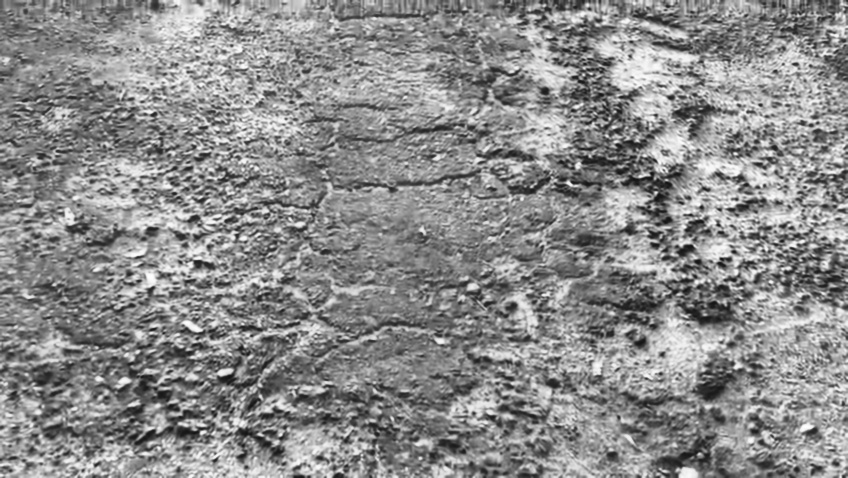
#> input picture evaluation/enhanced_frames/AlligatorCracking_frame_4.jpg, 848 x 478 px; its folder holds only this picture in this run
$ jupyter execute TableA.ipynb   (older library calls are emulated)
#> lines starting #> are read from the running program, lines starting #| are printed output that depends on the picture; after the words box and inside, x2 and y2 are one past the last pixel; in counts of white or black regions, pixels touching at a corner belong together; long printed decimals are rounded
[cell 1]
import cv2
import numpy as np
import os
import pandas as pd

input_folder = "enhanced_frames"

os.makedirs("output_combined", exist_ok=True)
os.makedirs("predicted_masks", exist_ok=True)
os.makedirs("pseudo_gt_masks", exist_ok=True)
os.makedirs("class_masks", exist_ok=True)

def compute_metrics(pred, gt):

    pred = (pred > 0).astype(np.uint8)
    gt = (gt > 0).astype(np.uint8)

    TP = np.sum((pred == 1) & (gt == 1))
    FP = np.sum((pred == 1) & (gt == 0))
    FN = np.sum((pred == 0) & (gt == 1))
    TN = np.sum((pred == 0) & (gt == 0))

    acc = (TP + TN) / (TP + TN + FP + FN + 1e-6)
    prec = TP / (TP + FP + 1e-6)
    rec = TP / (TP + FN + 1e-6)
    f1 = 2 * prec * rec / (prec + rec + 1e-6)
    iou = TP / (TP + FP + FN + 1e-6)

    return acc, prec, rec, f1, iou

def road_roi(gray):

    h, w = gray.shape

    mask = np.zeros((h, w), dtype=np.uint8)

    # road area (lower 60%)
    mask[int(h*0.35):h, :] = 255

    return mask


def detect_pothole(gray):
    blur = cv2.GaussianBlur(gray, (5,5), 0)
    edges = cv2.Canny(blur, 60, 150)

    kernel = np.ones((7,7), np.uint8)
    return cv2.morphologyEx(edges, cv2.MORPH_CLOSE, kernel, 1)

def detect_alligator(gray):
    blur = cv2.GaussianBlur(gray, (5,5), 0)
    sobelx = cv2.Sobel(blur, cv2.CV_64F, 1, 0, ksize=3)
    sobely = cv2.Sobel(blur, cv2.CV_64F, 0, 1, ksize=3)

    mag = cv2.magnitude(sobelx, sobely)
    mag = np.uint8(np.clip(mag, 0, 255))

    _, th = cv2.threshold(mag, 50, 255, cv2.THRESH_BINARY)

    kernel = np.ones((5,5), np.uint8)
    return cv2.morphologyEx(th, cv2.MORPH_CLOSE, kernel, 1)

def detect_edge_crack(gray):
    blur = cv2.GaussianBlur(gray, (3,3), 0)
    edges = cv2.Canny(blur, 80, 200)
    return edges

def detect_crossing(gray):
    blur = cv2.GaussianBlur(gray, (5,5), 0)
    th = cv2.adaptiveThreshold(
        blur, 255,
        cv2.ADAPTIVE_THRESH_MEAN_C,
        cv2.THRESH_BINARY_INV,
        21, 7
    )
    return th

def build_pseudo_gt(gray):

    roi = road_roi(gray)
    blur = cv2.GaussianBlur(gray, (7,7), 0)

    th = cv2.adaptiveThreshold(
        blur, 255,
        cv2.ADAPTIVE_THRESH_GAUSSIAN_C,
        cv2.THRESH_BINARY_INV,
        25, 6
    )

    th = cv2.bitwise_and(th, th, mask=roi)

    kernel = np.ones((5,5), np.uint8)
    th = cv2.morphologyEx(th, cv2.MORPH_OPEN, kernel, 1)

    return th


results = []

files = sorted(os.listdir(input_folder))

for file in files:

    if not file.lower().endswith(('.png','.jpg','.jpeg')):
        continue

    frame = cv2.imread(os.path.join(input_folder, file))
#> frame is the input picture: shape (478, 848, 3); min 16, max 255, mean 140
    if frame is None:
        continue

    frame = cv2.resize(frame, (640, 480))
#> frame: shape (480, 640, 3)
    gray = cv2.cvtColor(frame, cv2.COLOR_BGR2GRAY)

    name = os.path.splitext(file)[0]

    roi = road_roi(gray)
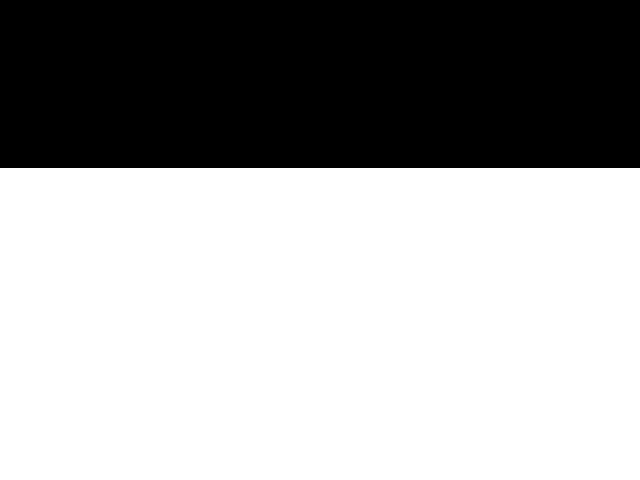
#> roi: shape (480, 640); 65% white; 1 black region, box (x1, y1, x2, y2) and area: (0, 0, 640, 168) 107520

    pothole = cv2.bitwise_and(detect_pothole(gray), roi)
#> in detect_pothole, `edges = cv2.Canny(blur, 60, 150)`: edges: shape (480, 640); 26.4% white in thin lines or dots
#> in detect_pothole, `return cv2.morphologyEx(edges, cv2.MORPH_CLOSE, kernel, 1)`: returned value: shape (480, 640); 90.6% white; 221 black regions, largest, box (x1, y1, x2, y2) and area: (249, 189, 332, 228) 1290, (481, 328, 521, 363) 935, (282, 279, 317, 323) 908
#> pothole: shape (480, 640); 59.1% white; 133 black regions, largest, box (x1, y1, x2, y2) and area: (0, 0, 640, 185) 108720, (249, 189, 332, 228) 1290, (481, 328, 521, 363) 935
    alligator = cv2.bitwise_and(detect_alligator(gray), roi)
#> in detect_alligator, `sobelx = cv2.Sobel(blur, cv2.CV_64F, 1, 0, ksize=3)`:
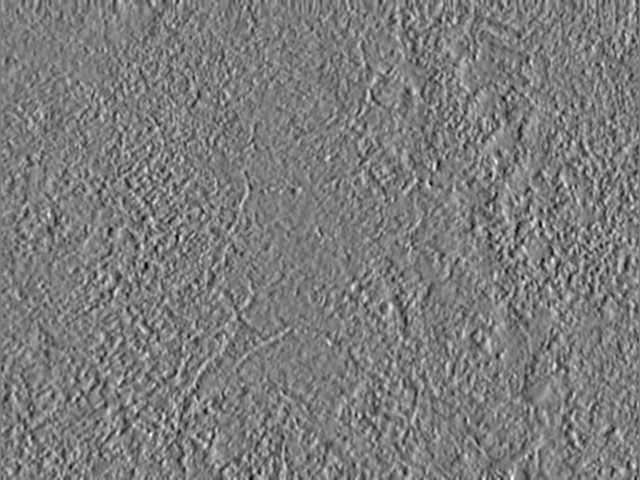
#> sobelx: shape (480, 640) float64; min -403, max 422, mean 0.1; drawn with min black and max white
#> in detect_alligator, `sobely = cv2.Sobel(blur, cv2.CV_64F, 0, 1, ksize=3)`:
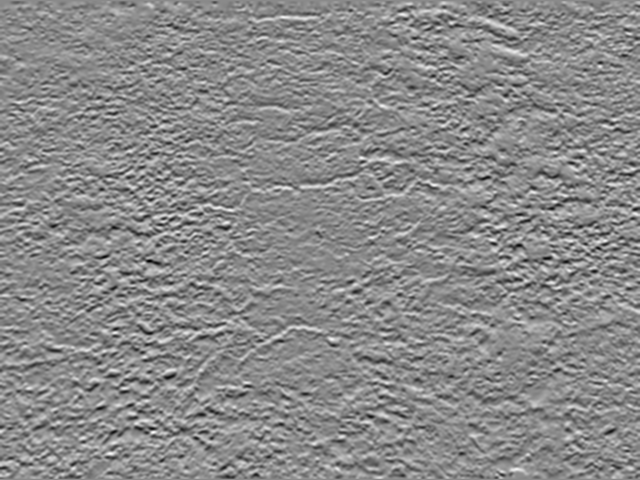
#> sobely: shape (480, 640) float64; min -469, max 397, mean 0.2; drawn with min black and max white
#> in detect_alligator, `mag = np.uint8(np.clip(mag, 0, 255))`:
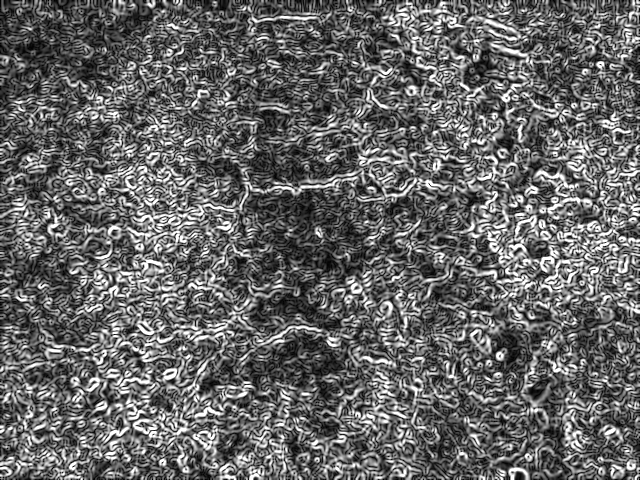
#> mag: shape (480, 640); min 0, max 255, mean 101.9
#> in detect_alligator, `_, th = cv2.threshold(mag, 50, 255, cv2.THRESH_BINARY)`: th: shape (480, 640); 78.1% white; black in thin lines or dots
#> in detect_alligator, `return cv2.morphologyEx(th, cv2.MORPH_CLOSE, kernel, 1)`: returned value: shape (480, 640); 98.2% white; 109 black regions (3 under 20 px), largest, box (x1, y1, x2, y2) and area: (312, 358, 341, 376) 270, (16, 40, 44, 54) 257, (82, 60, 97, 82) 188
#> alligator: shape (480, 640); 63.9% white; 60 black regions (1 under 20 px), largest, box (x1, y1, x2, y2) and area: (0, 0, 640, 175) 107623, (312, 358, 341, 376) 270, (322, 253, 337, 270) 171
    edge = cv2.bitwise_and(detect_edge_crack(gray), roi)
#> in detect_edge_crack, `edges = cv2.Canny(blur, 80, 200)`: edges: shape (480, 640); 28% white in thin lines or dots
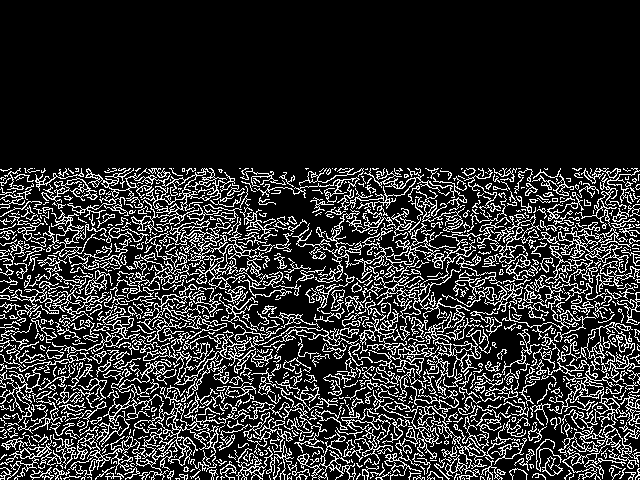
#> edge: shape (480, 640); 18% white in thin lines or dots, all inside (x1, y1, x2, y2) = (0, 168, 640, 480)
    crossing = cv2.bitwise_and(detect_crossing(gray), roi)
#> in detect_crossing, `th = cv2.adaptiveThreshold( blur, 255, cv2.ADAPTIVE_THRESH_MEAN_C, cv2..`: th: shape (480, 640); 39.6% white; 1049 white regions (493 under 20 px), largest, box (x1, y1, x2, y2) and area: (31, 336, 195, 475) 5959, (281, 252, 447, 377) 4220, (181, 317, 335, 431) 2566

    pred_mask = cv2.bitwise_or(pothole, alligator)
#> pred_mask: shape (480, 640); 64.1% white; 52 black regions (2 under 20 px), largest, box (x1, y1, x2, y2) and area: (0, 0, 640, 175) 107623, (312, 358, 341, 376) 270, (299, 204, 314, 216) 143
    pred_mask = cv2.bitwise_or(pred_mask, edge)
    pred_mask = cv2.bitwise_or(pred_mask, crossing)
#> pred_mask: shape (480, 640); 64.4% white; 56 black regions (21 under 20 px), largest, box (x1, y1, x2, y2) and area: (0, 0, 640, 175) 107607, (314, 360, 341, 376) 231, (507, 350, 520, 363) 131

    gt_mask = build_pseudo_gt(gray)
#> in build_pseudo_gt, `blur = cv2.GaussianBlur(gray, (7,7), 0)`:
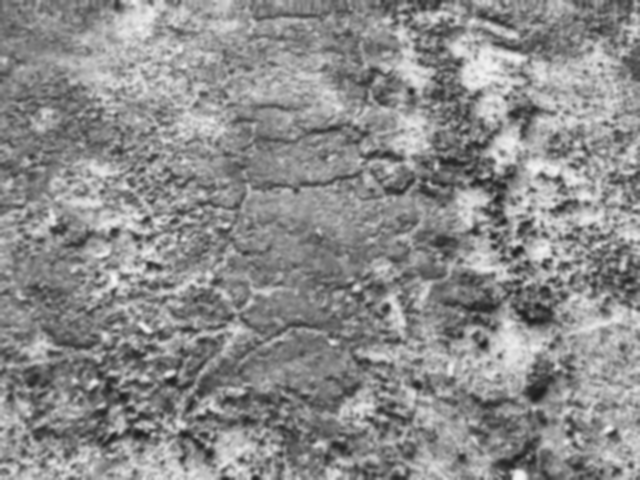
#> blur: shape (480, 640); min 28, max 248, mean 139.9
#> in build_pseudo_gt, `th = cv2.adaptiveThreshold( blur, 255, cv2.ADAPTIVE_THRESH_GAUSSIAN_C,..`: th: shape (480, 640); 37.1% white; 1153 white regions (405 under 20 px), largest, box (x1, y1, x2, y2) and area: (31, 353, 131, 447) 2454, (406, 17, 470, 124) 2162, (181, 341, 268, 431) 1664
#> in build_pseudo_gt, `th = cv2.bitwise_and(th, th, mask=roi)`: th: shape (480, 640); 24.6% white; 719 white regions (256 under 20 px), largest, box (x1, y1, x2, y2) and area: (31, 353, 131, 447) 2454, (181, 341, 268, 431) 1664, (302, 262, 388, 332) 1592
#> in build_pseudo_gt, `th = cv2.morphologyEx(th, cv2.MORPH_OPEN, kernel, 1)`:
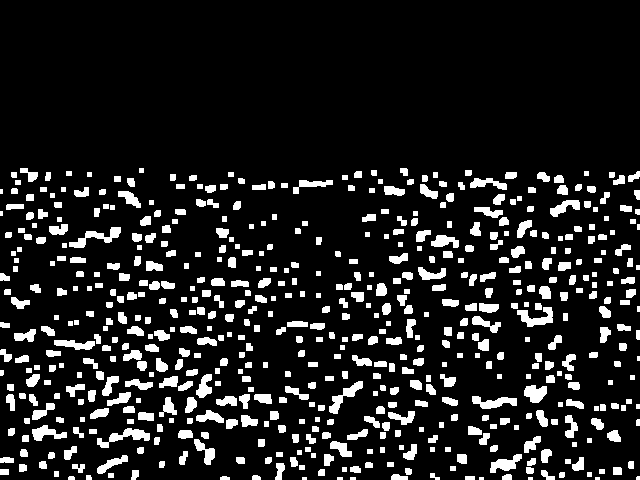
#> th: shape (480, 640); 12.4% white; 585 white regions (12 under 20 px), largest, box (x1, y1, x2, y2) and area: (97, 428, 150, 448) 408, (69, 227, 121, 248) 396, (517, 307, 553, 327) 366

    cv2.imwrite(f"predicted_masks/{name}.png", pred_mask)
    cv2.imwrite(f"pseudo_gt_masks/{name}.png", gt_mask)

    cv2.imwrite(f"class_masks/{name}_pothole.png", pothole)
    cv2.imwrite(f"class_masks/{name}_alligator.png", alligator)
    cv2.imwrite(f"class_masks/{name}_edge.png", edge)
    cv2.imwrite(f"class_masks/{name}_crossing.png", crossing)

    overlay = frame.copy()
    overlay[pothole > 0] = [0, 0, 255]      # red
    overlay[alligator > 0] = [0, 255, 0]    # green
    overlay[edge > 0] = [255, 0, 0]         # blue
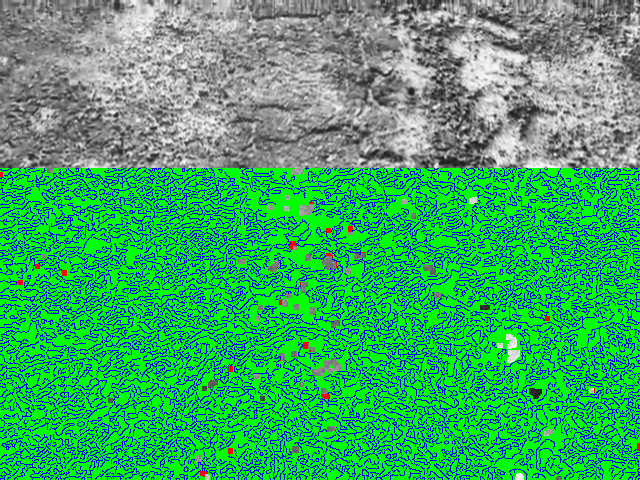
#> overlay: shape (480, 640, 3); mean B, G, R 98.3, 169.5, 52.7
    overlay[crossing > 0] = [0, 255, 255]   # yellow
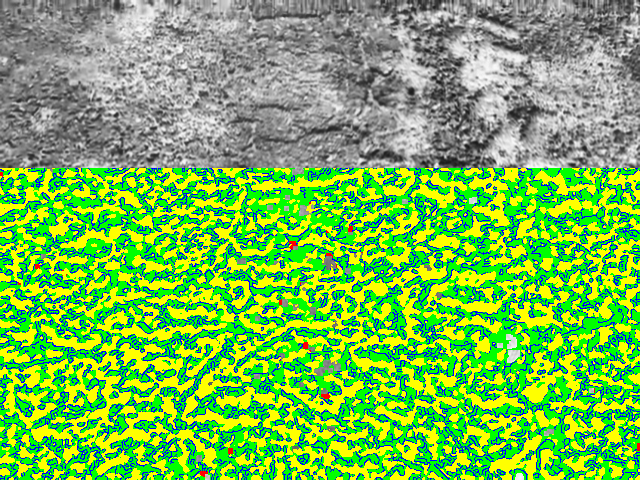
#> overlay: shape (480, 640, 3); mean B, G, R 80.3, 187.8, 119.2

    combined = np.hstack((
        cv2.cvtColor(gray, cv2.COLOR_GRAY2BGR),
        cv2.cvtColor(pred_mask, cv2.COLOR_GRAY2BGR),
        overlay
    ))
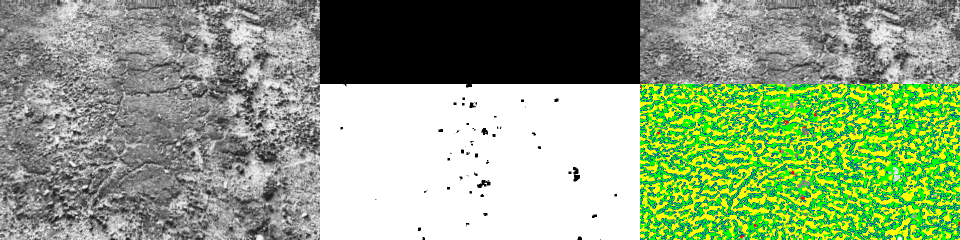
#> combined: shape (480, 1920, 3) (shown at 1/2 size); mean B, G, R 128.1, 163.9, 141.1

    cv2.imwrite(f"output_combined/{name}.png", combined)

    acc, prec, rec, f1, iou = compute_metrics(pred_mask, gt_mask)
#> in compute_metrics, `TP = np.sum((pred == 1) & (gt == 1))`: TP = 38086
#> in compute_metrics, `FP = np.sum((pred == 1) & (gt == 0))`: FP = 159700
#> in compute_metrics, `FN = np.sum((pred == 0) & (gt == 1))`: FN = 1
#> in compute_metrics, `TN = np.sum((pred == 0) & (gt == 0))`: TN = 109413
#> in compute_metrics, `acc = (TP + TN) / (TP + TN + FP + FN + 1e-6)`: acc = 0.48
#> in compute_metrics, `prec = TP / (TP + FP + 1e-6)`: prec = 0.193
#> in compute_metrics, `rec = TP / (TP + FN + 1e-6)`: rec = 1
#> in compute_metrics, `f1 = 2 * prec * rec / (prec + rec + 1e-6)`: f1 = 0.323
#> in compute_metrics, `iou = TP / (TP + FP + FN + 1e-6)`: iou = 0.193
#> acc = 0.48; prec = 0.193; rec = 1; f1 = 0.323; iou = 0.193

    if "Pothole" in file:
        category = "Pothole"
    elif "Alligator" in file:
        category = "Alligator"
    elif "Edge" in file:
        category = "Edge Crack"
    else:
        category = "Crossing"

    results.append([category, acc, prec, rec, f1, iou])

df = pd.DataFrame(results, columns=[
    "Category", "Accuracy", "Precision", "Recall", "F1-score", "IoU"
])
#> df = table of 1 rows and 6 columns

table_a = df.groupby("Category").mean().reset_index()
#> table_a = table of 1 rows and 6 columns

print("\n================ TABLE A ================\n")
print(table_a)
#|     Category  Accuracy  Precision    Recall  F1-score       IoU
#| 0  Alligator   0.4801   0.1926  1  0.3229  0.1926

table_a.to_csv("Table_A.csv", index=False)

print("\n Saved: Table_A.csv")

$ run again, on evaluation/enhanced_frames/EdgeCracking4_frame_154.jpg
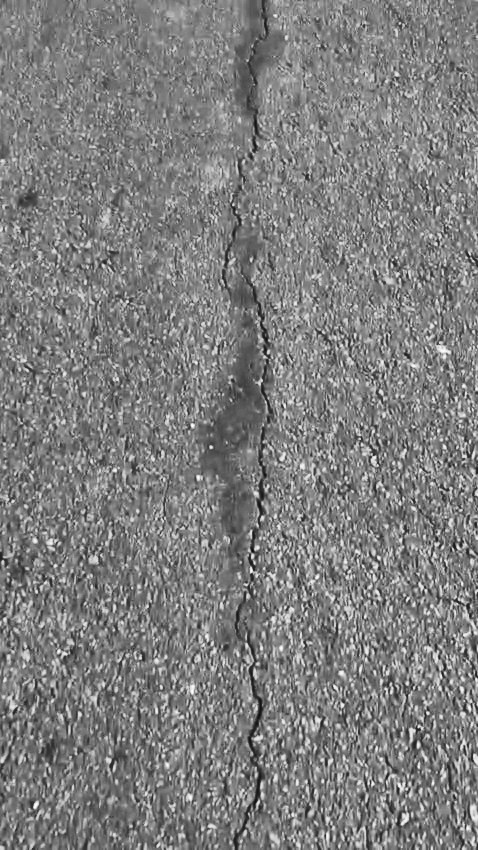
#> input picture evaluation/enhanced_frames/EdgeCracking4_frame_154.jpg, 478 x 850 px
#> frame is the input picture: shape (850, 478, 3); min 6, max 255, mean 126.8
#> frame: shape (480, 640, 3)
#> roi: shape (480, 640); 65% white; 1 black region, box (x1, y1, x2, y2) and area: (0, 0, 640, 168) 107520
#> in detect_pothole, `edges = cv2.Canny(blur, 60, 150)`:
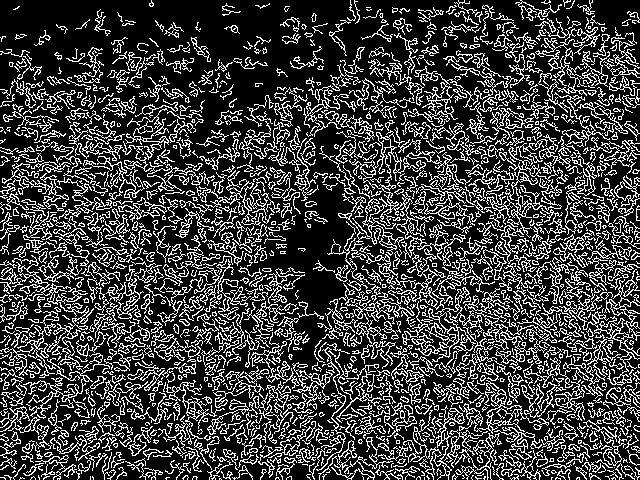
#> edges: shape (480, 640); 25% white in thin lines or dots
#> pothole: shape (480, 640); 58.4% white; 135 black regions, largest, box (x1, y1, x2, y2) and area: (0, 0, 640, 186) 108248, (251, 184, 352, 315) 5830, (293, 315, 325, 365) 954
#> alligator: shape (480, 640); 63% white; 76 black regions (5 under 20 px), largest, box (x1, y1, x2, y2) and area: (0, 0, 640, 173) 107631, (270, 185, 349, 279) 2318, (295, 281, 338, 301) 626
#> edge: shape (480, 640); 19% white in thin lines or dots, all inside (x1, y1, x2, y2) = (0, 168, 640, 480)
#> crossing: shape (480, 640); 25.6% white; 806 white regions (390 under 20 px), largest, box (x1, y1, x2, y2) and area: (370, 273, 518, 480) 4008, (102, 265, 250, 391) 3286, (502, 282, 627, 409) 2595
#> `combined = np.hstack(( cv2.cvtColor(gray, cv2.COLOR_GRAY2BGR), cv2.cvt..`:
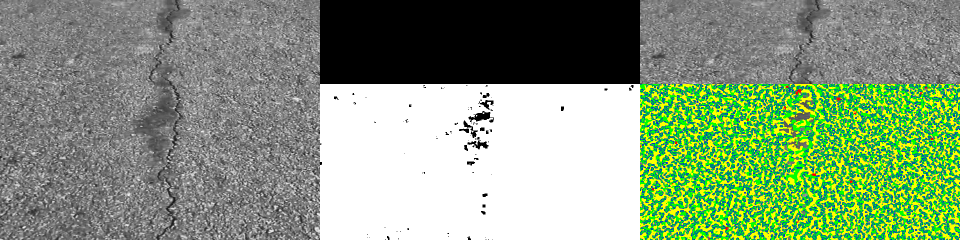
#> combined: shape (480, 1920, 3) (shown at 1/2 size); mean B, G, R 123.6, 155.1, 134
#> pred: shape (480, 640); values 0 (black) and 1 (white), 64.2% white; 85 black regions (59 under 20 px), largest, box (x1, y1, x2, y2) and area: (0, 0, 640, 168) 107520, (296, 222, 348, 245) 568, (295, 281, 337, 299) 350
#> gt: shape (480, 640); values 0 (black) and 1 (white), 5.6% white; 448 white regions (12 under 20 px), largest, box (x1, y1, x2, y2) and area: (57, 413, 78, 430) 176, (619, 449, 630, 465) 145, (393, 320, 409, 335) 132
#> TP = 17265
#> FP = 179815
#> FN = 2
#> TN = 110118
#> in compute_metrics, `acc = (TP + TN) / (TP + TN + FP + FN + 1e-6)`: acc = 0.415
#> in compute_metrics, `prec = TP / (TP + FP + 1e-6)`: prec = 0.0876
#> in compute_metrics, `rec = TP / (TP + FN + 1e-6)`: rec = 1
#> in compute_metrics, `f1 = 2 * prec * rec / (prec + rec + 1e-6)`: f1 = 0.161
#> in compute_metrics, `iou = TP / (TP + FP + FN + 1e-6)`: iou = 0.0876
#> `acc, prec, rec, f1, iou = compute_metrics(pred_mask, gt_mask)`: acc = 0.415; prec = 0.0876; rec = 1; f1 = 0.161; iou = 0.0876
#> df = table of 1 rows and 6 columns
#|      Category  Accuracy  Precision    Recall  F1-score       IoU
#| 0  Edge Crack  0.4147   0.0876  0.9999  0.1611  0.0876

$ run again, on evaluation/enhanced_frames/EdgeCracking9_frame_206.jpg
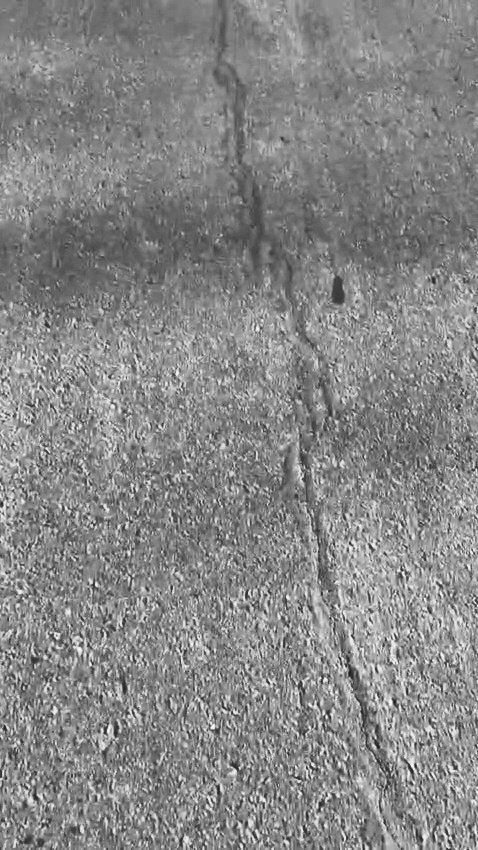
#> input picture evaluation/enhanced_frames/EdgeCracking9_frame_206.jpg, 478 x 850 px
#> frame is the input picture: shape (850, 478, 3); min 32, max 254, mean 134.7
#> frame: shape (480, 640, 3)
#> roi: shape (480, 640); 65% white; 1 black region, box (x1, y1, x2, y2) and area: (0, 0, 640, 168) 107520
#> pothole: shape (480, 640); 56.5% white; 174 black regions, largest, box (x1, y1, x2, y2) and area: (0, 0, 640, 209) 114085, (501, 189, 548, 216) 667, (518, 244, 565, 260) 582
#> alligator: shape (480, 640); 63% white; 111 black regions (1 under 20 px), largest, box (x1, y1, x2, y2) and area: (0, 0, 640, 184) 108464, (405, 212, 424, 228) 185, (493, 253, 511, 264) 141
#> edge: shape (480, 640); 18.8% white in thin lines or dots, all inside (x1, y1, x2, y2) = (0, 168, 640, 480)
#> crossing: shape (480, 640); 23.2% white; 1221 white regions (612 under 20 px), largest, box (x1, y1, x2, y2) and area: (454, 353, 544, 476) 1641, (400, 241, 456, 358) 1344, (422, 221, 483, 282) 941
#> `combined = np.hstack(( cv2.cvtColor(gray, cv2.COLOR_GRAY2BGR), cv2.cvt..`:
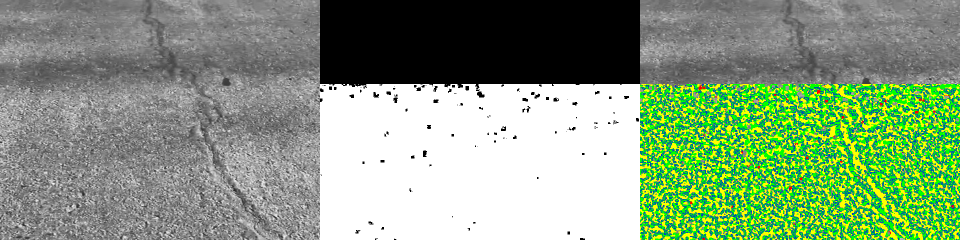
#> combined: shape (480, 1920, 3) (shown at 1/2 size); mean B, G, R 125.3, 157.2, 134.2
#> pred: shape (480, 640); values 0 (black) and 1 (white), 64% white; 102 black regions (50 under 20 px), largest, box (x1, y1, x2, y2) and area: (0, 0, 640, 182) 107972, (314, 183, 329, 195) 125, (206, 301, 214, 314) 86
#> gt: shape (480, 640); values 0 (black) and 1 (white), 4.1% white; 309 white regions (7 under 20 px), largest, box (x1, y1, x2, y2) and area: (463, 366, 485, 394) 265, (426, 319, 447, 336) 177, (380, 252, 390, 273) 158
#> TP = 12676
#> FP = 183963
#> FN = 0
#> TN = 110561
#> in compute_metrics, `acc = (TP + TN) / (TP + TN + FP + FN + 1e-6)`: acc = 0.401
#> in compute_metrics, `prec = TP / (TP + FP + 1e-6)`: prec = 0.0645
#> in compute_metrics, `rec = TP / (TP + FN + 1e-6)`: rec = 1
#> in compute_metrics, `f1 = 2 * prec * rec / (prec + rec + 1e-6)`: f1 = 0.121
#> in compute_metrics, `iou = TP / (TP + FP + FN + 1e-6)`: iou = 0.0645
#> `acc, prec, rec, f1, iou = compute_metrics(pred_mask, gt_mask)`: acc = 0.401; prec = 0.0645; rec = 1; f1 = 0.121; iou = 0.0645
#> df = table of 1 rows and 6 columns
#|      Category  Accuracy  Precision  Recall  F1-score       IoU
#| 0  Edge Crack  0.4012   0.06446     1.0  0.1211  0.06446
